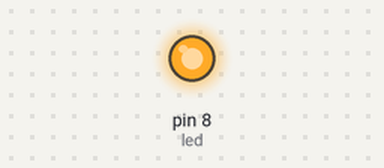
Simulated run of this sketch. Board: Arduino Uno, built with avr-gcc and run on an emulated ATmega328P. Parts: output pins drawn as LEDs (lit = HIGH). At 2.0 s the program stops and its outputs stay as they are.

Above: at 0.1 s.
At 1.1 s:
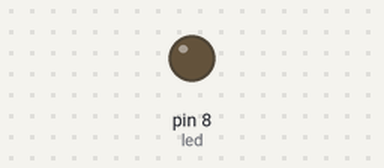
Timing chart, 0 to 2.6 s (numbered marks = the images above):
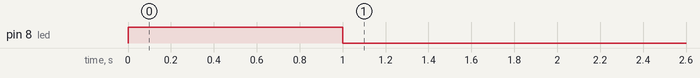

The sketch:

Test6.ino
```cpp
int led = 8;
int _delay = 1000;
void BlinkTest(){
    digitalWrite(led, HIGH);
    delay(_delay);
    digitalWrite(led, LOW);
    delay(_delay);
}

//test


void setup() {
  pinMode(led, OUTPUT);
}


void loop() {

BlinkTest();
    while(1){}
}
```

Measured:
- by itself, pin 8 (led): LOW → HIGH at 0.00 s, → LOW 1.0 s later
